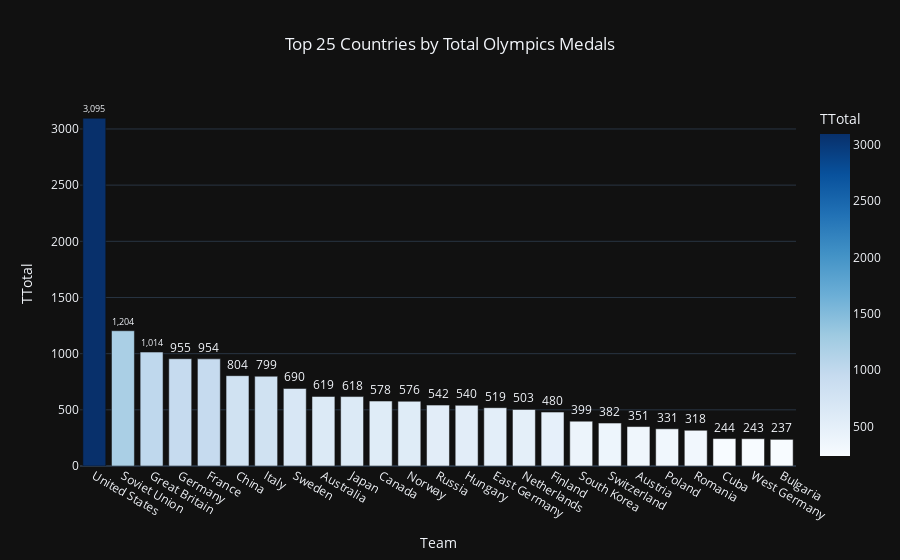

Source (notebook cell):
### Markdown cell above
Bar graph of the top 25 countries by total medals (Summer + Winter).

### Code cell
top_25_countries = df.nlargest(25, 'TTotal')
fig_total = px.bar(
    top_25_countries,
    x='Team',
    y='TTotal',
    title='Top 25 Countries by Total Olympics Medals',
    labels={'TTotal': 'TTotal', 'Team': 'Team'},
    color='TTotal',
    color_continuous_scale='Blues', #color paletter
    text='TTotal', #display value on the trace,
)


fig_total.update_traces(texttemplate='%{text:,.0f}', textposition='outside') #template of text and location
fig_total.update_layout(title_x=0.5, template='plotly_dark')
fig_total.show()

### Figure 1 — Plotly figure (JSON) as saved in the notebook; plotly's stock layout.template omitted (floating-point values rounded to 4 significant figures)
{"data": [{"hovertemplate": "Team=%{x}<br>TTotal=%{marker.color}<extra></extra>", "legendgroup": "", "marker": {"color": [3095, 1204, 1014, 955, 954, 804, 799, 690, 619, 618, 578, 576, 542, 540, 519, 503, 480, 399, 382, 351, 331, 318, 244, 243, 237], "coloraxis": "coloraxis", "pattern": {"shape": ""}}, "name": "", "orientation": "v", "showlegend": false, "text": [3095.0, 1204.0, 1014.0, 955.0, 954.0, 804.0, 799.0, 690.0, 619.0, 618.0, 578.0, 576.0, 542.0, 540.0, 519.0, 503.0, 480.0, 399.0, 382.0, 351.0, 331.0, 318.0, 244.0, 243.0, 237.0], "textposition": "outside", "texttemplate": "%{text:,.0f}", "type": "bar", "x": ["United States", "Soviet Union", "Great Britain", "Germany", "France", "China", "Italy", "Sweden", "Australia", "Japan", "Canada", "Norway", "Russia", "Hungary", "East Germany", "Netherlands", "Finland", "South Korea", "Switzerland", "Austria", "Poland", "Romania", "Cuba", "West Germany", "Bulgaria"], "xaxis": "x", "y": [3095, 1204, 1014, 955, 954, 804, 799, 690, 619, 618, 578, 576, 542, 540, 519, 503, 480, 399, 382, 351, 331, 318, 244, 243, 237], "yaxis": "y"}], "layout": {"barmode": "relative", "coloraxis": {"colorbar": {"title": {"text": "TTotal"}}, "colorscale": [[0, "rgb(247,251,255)"], [0.125, "rgb(222,235,247)"], [0.25, "rgb(198,219,239)"], [0.375, "rgb(158,202,225)"], [0.5, "rgb(107,174,214)"], [0.625, "rgb(66,146,198)"], [0.75, "rgb(33,113,181)"], [0.875, "rgb(8,81,156)"], [1, "rgb(8,48,107)"]]}, "legend": {"tracegroupgap": 0}, "title": {"text": "Top 25 Countries by Total Olympics Medals", "x": 0.5}, "xaxis": {"anchor": "y", "domain": [0, 1], "title": {"text": "Team"}}, "yaxis": {"anchor": "x", "domain": [0, 1], "title": {"text": "TTotal"}}}}
